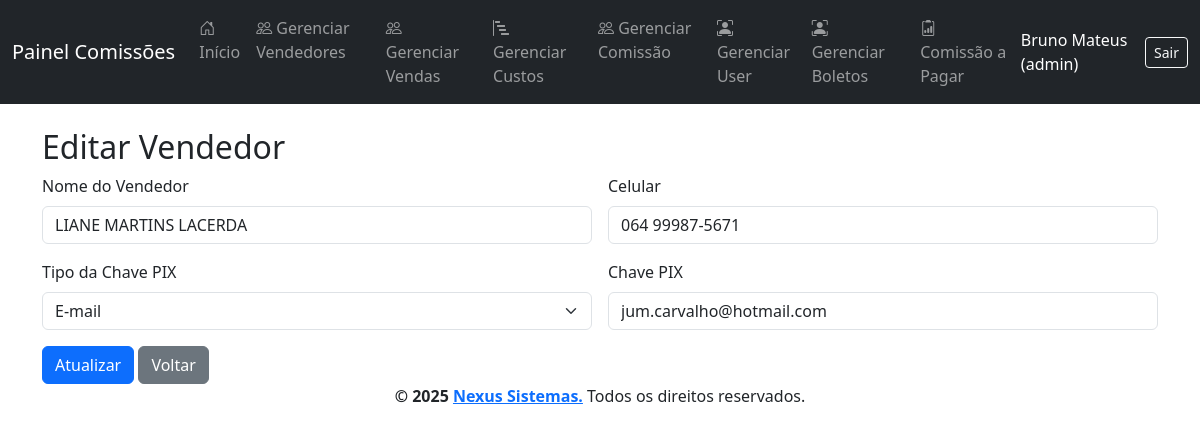
The page /pages/vendedor_form.php?id=18 (signed in) on the database its author committed.
### tables this page shows
CREATE TABLE `vendedores` (
  `id_vendedor` int(11) NOT NULL,
  `nome` varchar(100) NOT NULL,
  `celular` varchar(20) DEFAULT NULL,
  `tipochave` varchar(20) DEFAULT NULL,
  `chave` varchar(100) DEFAULT NULL,
  `STATUS` tinyint(1) NOT NULL DEFAULT 1
);

### pages/vendedor_form.php (the view, shortened to what this page needs)
<?php
require_once '../config/config.php';
$id = $_GET['id'] ?? null;
$inativar = $_GET['inativar'] ?? null;
$STATUS = $_GET['STATUS'] ?? null;
$modo_edicao = false;
if ($id && !$inativar && !$STATUS) {
    $stmt = $pdo->prepare("SELECT * FROM vendedores WHERE id_vendedor = ?");
    $stmt->execute([$id]);
    $vendedor = $stmt->fetch();
    if ($vendedor) {
        $modo_edicao = true;
    }
}
require_once '../views/header.php';
?>
<div class="container mt-4">
    <h2><?= $modo_edicao ? 'Editar' : 'Cadastrar' ?> Vendedor</h2>
    <form method="post" class="row g-3">
        <div class="col-md-6">
            <label class="form-label">Nome do Vendedor</label>
            <input type="text" name="nome" class="form-control" required value="<?= htmlspecialchars($vendedor['nome'] ?? '') ?>">
        </div>
        <div class="col-md-6">
            <label class="form-label">Celular</label>
            <input type="text" name="celular" class="form-control" required value="<?= htmlspecialchars($vendedor['celular'] ?? '') ?>">
        </div>
        <div class="col-md-6">
            <label class="form-label">Tipo da Chave PIX</label>
            <select name="tipochave" class="form-select" required>
                <option value="E-mail" <?= (isset($vendedor['tipochave']) && $vendedor['tipochave'] == 'E-mail') ? 'selected' : '' ?>>E-mail</option>
            </select>
        </div>
        <div class="col-md-6">
            <label class="form-label">Chave PIX</label>
            <input type="text" name="chave" class="form-control" required value="<?= htmlspecialchars($vendedor['chave'] ?? '') ?>">
        </div>
        <div class="col-12">
            <button class="btn btn-primary" type="submit"><?= $modo_edicao ? 'Atualizar' : 'Cadastrar' ?></button>
            <a href="vendedor_list.php" class="btn btn-secondary">Voltar</a>
        </div>
    </form>
</div>
<?php require_once '../views/footer.php'; ?>

### rows shown on the page
vendedores: nome "LIANE MARTINS LACERDA", celular "064 99987-5671", tipochave "E-mail", chave "jum.carvalho@hotmail.com"

### other values the page prints
$_SESSION['usuario_nome'] "Bruno Mateus"
$tipo_usuario "admin"
